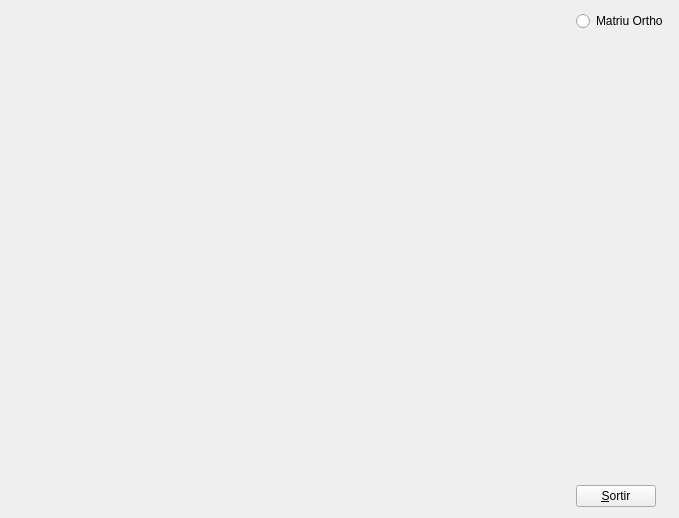
<?xml version="1.0" encoding="UTF-8"?>
<ui version="4.0">
 <class>MyForm</class>
 <widget class="QWidget" name="MyForm">
  <property name="geometry">
   <rect>
    <x>0</x>
    <y>0</y>
    <width>679</width>
    <height>518</height>
   </rect>
  </property>
  <property name="windowTitle">
   <string>Form</string>
  </property>
  <layout class="QHBoxLayout" name="horizontalLayout">
   <item>
    <widget class="MyGLWidget" name="widget" native="true">
     <property name="sizePolicy">
      <sizepolicy hsizetype="Expanding" vsizetype="Expanding">
       <horstretch>0</horstretch>
       <verstretch>0</verstretch>
      </sizepolicy>
     </property>
    </widget>
   </item>
   <item>
    <layout class="QVBoxLayout" name="verticalLayout">
     <item>
      <widget class="QRadioButton" name="radioButton_2">
       <property name="text">
        <string>Matriu Ortho</string>
       </property>
      </widget>
     </item>
     <item>
      <spacer name="verticalSpacer">
       <property name="orientation">
        <enum>Qt::Vertical</enum>
       </property>
       <property name="sizeHint" stdset="0">
        <size>
         <width>20</width>
         <height>40</height>
        </size>
       </property>
      </spacer>
     </item>
     <item>
      <widget class="QPushButton" name="pushButton">
       <property name="sizePolicy">
        <sizepolicy hsizetype="Fixed" vsizetype="Fixed">
         <horstretch>0</horstretch>
         <verstretch>0</verstretch>
        </sizepolicy>
       </property>
       <property name="text">
        <string>&amp;Sortir</string>
       </property>
      </widget>
     </item>
    </layout>
   </item>
  </layout>
 </widget>
 <customwidgets>
  <customwidget>
   <class>MyGLWidget</class>
   <extends>QWidget</extends>
   <header>MyGLWidget.h</header>
   <container>1</container>
   <slots>
    <slot>canvi_proj(bool)</slot>
   </slots>
  </customwidget>
 </customwidgets>
 <resources/>
 <connections>
  <connection>
   <sender>pushButton</sender>
   <signal>clicked()</signal>
   <receiver>MyForm</receiver>
   <slot>close()</slot>
   <hints>
    <hint type="sourcelabel">
     <x>628</x>
     <y>505</y>
    </hint>
    <hint type="destinationlabel">
     <x>468</x>
     <y>365</y>
    </hint>
   </hints>
  </connection>
  <connection>
   <sender>radioButton_2</sender>
   <signal>toggled(bool)</signal>
   <receiver>widget</receiver>
   <slot>canvi_proj(bool)</slot>
   <hints>
    <hint type="sourcelabel">
     <x>618</x>
     <y>26</y>
    </hint>
    <hint type="destinationlabel">
     <x>514</x>
     <y>135</y>
    </hint>
   </hints>
  </connection>
 </connections>
</ui>
